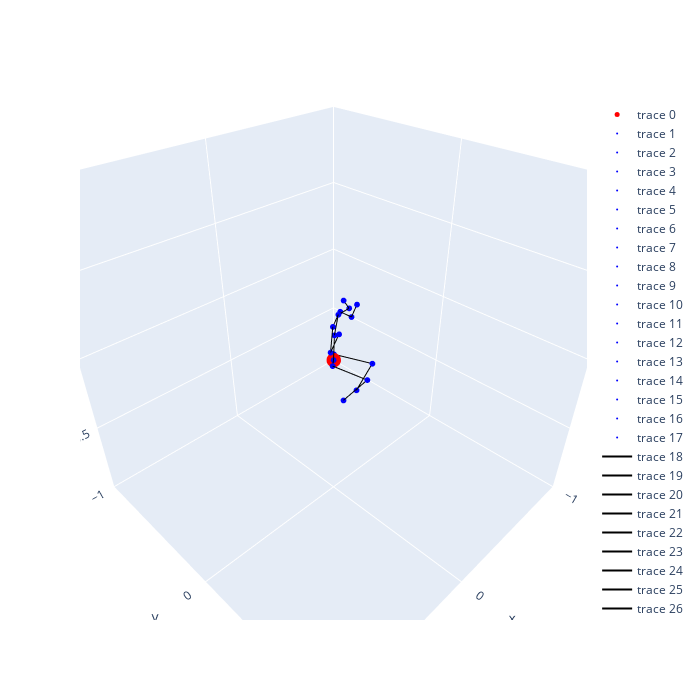

Source (notebook cell):
### Code cell
# result
aihub_3d = copy.deepcopy(output)
pos = copy.deepcopy(aihub_3d)
points_aihub_3d = {}
for i, p in enumerate(pos):
    #print(i, h36m_keypoints[i], p)
    points_aihub_3d[h36m_keypoints[i]] = np.array([p[0], p[2], -p[1]]) #np.array([p[0], p[1], p[2]])  #np.array([p[0], -p[2], p[1]])
pos_vector = pos.reshape(-1) # (51,)
total_min, total_max = pos_vector.min(), pos_vector.max()
print("total min: ", total_min,
      "total max: ", total_max)

fig = draw_skeleton(points_aihub_3d, h36m_connections)
fig.show()

### Figure 1 — Plotly figure (JSON) as saved in the notebook; plotly's stock layout.template omitted (floating-point values rounded to 4 significant figures)
{"data": [{"marker": {"color": "red", "size": 5}, "mode": "markers", "type": "scatter3d", "x": [0], "y": [0], "z": [0]}, {"marker": {"color": "blue", "size": 2}, "mode": "markers", "type": "scatter3d", "x": [0.0001839], "y": [0.0003143], "z": [-1.145e-05]}, {"marker": {"color": "blue", "size": 2}, "mode": "markers", "type": "scatter3d", "x": [0.05489], "y": [0.04741], "z": [0.011]}, {"marker": {"color": "blue", "size": 2}, "mode": "markers", "type": "scatter3d", "x": [-0.01407], "y": [0.2401], "z": [-0.01766]}, {"marker": {"color": "blue", "size": 2}, "mode": "markers", "type": "scatter3d", "x": [0.04413], "y": [0.1215], "z": [-0.1912]}, {"marker": {"color": "blue", "size": 2}, "mode": "markers", "type": "scatter3d", "x": [-0.05334], "y": [-0.05038], "z": [-0.01235]}, {"marker": {"color": "blue", "size": 2}, "mode": "markers", "type": "scatter3d", "x": [-0.1511], "y": [0.153], "z": [-0.02372]}, {"marker": {"color": "blue", "size": 2}, "mode": "markers", "type": "scatter3d", "x": [-0.09445], "y": [0.091], "z": [-0.2135]}, {"marker": {"color": "blue", "size": 2}, "mode": "markers", "type": "scatter3d", "x": [-0.02933], "y": [-0.02245], "z": [0.1387]}, {"marker": {"color": "blue", "size": 2}, "mode": "markers", "type": "scatter3d", "x": [-0.05042], "y": [-0.01437], "z": [0.2638]}, {"marker": {"color": "blue", "size": 2}, "mode": "markers", "type": "scatter3d", "x": [-0.116], "y": [0.002357], "z": [0.2829]}, {"marker": {"color": "blue", "size": 2}, "mode": "markers", "type": "scatter3d", "x": [-0.08047], "y": [-0.005419], "z": [0.342]}, {"marker": {"color": "blue", "size": 2}, "mode": "markers", "type": "scatter3d", "x": [-0.1174], "y": [-0.06602], "z": [0.232]}, {"marker": {"color": "blue", "size": 2}, "mode": "markers", "type": "scatter3d", "x": [-0.2284], "y": [-0.08441], "z": [0.1427]}, {"marker": {"color": "blue", "size": 2}, "mode": "markers", "type": "scatter3d", "x": [-0.204], "y": [-0.02196], "z": [0.2596]}, {"marker": {"color": "blue", "size": 2}, "mode": "markers", "type": "scatter3d", "x": [0.02708], "y": [0.02189], "z": [0.238]}, {"marker": {"color": "blue", "size": 2}, "mode": "markers", "type": "scatter3d", "x": [0.1219], "y": [0.1001], "z": [0.158]}, {"marker": {"color": "blue", "size": 2}, "mode": "markers", "type": "scatter3d", "x": [0.06751], "y": [0.1074], "z": [0.2491]}, {"line": {"color": "black"}, "mode": "lines", "type": "scatter3d", "x": [0.0001839, 0.05489], "y": [0.0003143, 0.04741], "z": [-1.145e-05, 0.011]}, {"line": {"color": "black"}, "mode": "lines", "type": "scatter3d", "x": [0.0001839, -0.05334], "y": [0.0003143, -0.05038], "z": [-1.145e-05, -0.01235]}, {"line": {"color": "black"}, "mode": "lines", "type": "scatter3d", "x": [0.0001839, -0.02933], "y": [0.0003143, -0.02245], "z": [-1.145e-05, 0.1387]}, {"line": {"color": "black"}, "mode": "lines", "type": "scatter3d", "x": [0.05489, -0.01407], "y": [0.04741, 0.2401], "z": [0.011, -0.01766]}, {"line": {"color": "black"}, "mode": "lines", "type": "scatter3d", "x": [-0.01407, 0.04413], "y": [0.2401, 0.1215], "z": [-0.01766, -0.1912]}, {"line": {"color": "black"}, "mode": "lines", "type": "scatter3d", "x": [-0.05334, -0.1511], "y": [-0.05038, 0.153], "z": [-0.01235, -0.02372]}, {"line": {"color": "black"}, "mode": "lines", "type": "scatter3d", "x": [-0.1511, -0.09445], "y": [0.153, 0.091], "z": [-0.02372, -0.2135]}, {"line": {"color": "black"}, "mode": "lines", "type": "scatter3d", "x": [-0.02933, -0.05042], "y": [-0.02245, -0.01437], "z": [0.1387, 0.2638]}, {"line": {"color": "black"}, "mode": "lines", "type": "scatter3d", "x": [-0.05042, -0.116], "y": [-0.01437, 0.002357], "z": [0.2638, 0.2829]}, {"line": {"color": "black"}, "mode": "lines", "type": "scatter3d", "x": [-0.116, -0.08047], "y": [0.002357, -0.005419], "z": [0.2829, 0.342]}, {"line": {"color": "black"}, "mode": "lines", "type": "scatter3d", "x": [-0.05042, 0.02708], "y": [-0.01437, 0.02189], "z": [0.2638, 0.238]}, {"line": {"color": "black"}, "mode": "lines", "type": "scatter3d", "x": [0.02708, 0.1219], "y": [0.02189, 0.1001], "z": [0.238, 0.158]}, {"line": {"color": "black"}, "mode": "lines", "type": "scatter3d", "x": [0.1219, 0.06751], "y": [0.1001, 0.1074], "z": [0.158, 0.2491]}, {"line": {"color": "black"}, "mode": "lines", "type": "scatter3d", "x": [-0.05042, -0.1174], "y": [-0.01437, -0.06602], "z": [0.2638, 0.232]}, {"line": {"color": "black"}, "mode": "lines", "type": "scatter3d", "x": [-0.1174, -0.2284], "y": [-0.06602, -0.08441], "z": [0.232, 0.1427]}, {"line": {"color": "black"}, "mode": "lines", "type": "scatter3d", "x": [-0.2284, -0.204], "y": [-0.08441, -0.02196], "z": [0.1427, 0.2596]}], "layout": {"autosize": false, "height": 700, "scene": {"aspectratio": {"x": 1, "y": 1, "z": 1}, "camera": {"eye": {"x": 1, "y": 1, "z": 1}}, "xaxis": {"range": [-1, 1]}, "yaxis": {"range": [-1, 1]}, "zaxis": {"range": [-1, 1]}}, "width": 700}}
